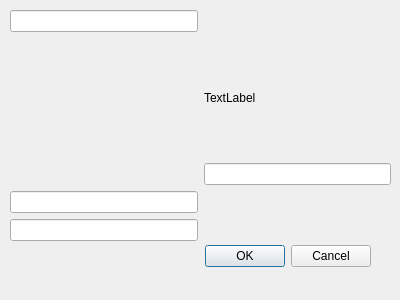
<?xml version="1.0" encoding="UTF-8"?>
<ui version="4.0">
 <class>Dialog</class>
 <widget class="QDialog" name="Dialog">
  <property name="geometry">
   <rect>
    <x>0</x>
    <y>0</y>
    <width>400</width>
    <height>300</height>
   </rect>
  </property>
  <property name="windowTitle">
   <string>Dialog</string>
  </property>
  <widget class="QDialogButtonBox" name="buttonBox">
   <property name="geometry">
    <rect>
     <x>30</x>
     <y>240</y>
     <width>341</width>
     <height>32</height>
    </rect>
   </property>
   <property name="orientation">
    <enum>Qt::Horizontal</enum>
   </property>
   <property name="standardButtons">
    <set>QDialogButtonBox::Cancel|QDialogButtonBox::Ok</set>
   </property>
  </widget>
  <widget class="QWidget" name="gridLayoutWidget">
   <property name="geometry">
    <rect>
     <x>10</x>
     <y>10</y>
     <width>381</width>
     <height>231</height>
    </rect>
   </property>
   <layout class="QGridLayout" name="gridLayout">
    <item row="4" column="0">
     <widget class="QLineEdit" name="lineEdit_3"/>
    </item>
    <item row="5" column="0">
     <widget class="QLineEdit" name="lineEdit_2"/>
    </item>
    <item row="0" column="0">
     <widget class="QLineEdit" name="lineEdit"/>
    </item>
    <item row="1" column="1">
     <widget class="QLabel" name="label">
      <property name="text">
       <string>TextLabel</string>
      </property>
     </widget>
    </item>
    <item row="2" column="1">
     <widget class="QLineEdit" name="lineEdit_4"/>
    </item>
   </layout>
  </widget>
 </widget>
 <resources/>
 <connections>
  <connection>
   <sender>buttonBox</sender>
   <signal>accepted()</signal>
   <receiver>Dialog</receiver>
   <slot>accept()</slot>
   <hints>
    <hint type="sourcelabel">
     <x>248</x>
     <y>254</y>
    </hint>
    <hint type="destinationlabel">
     <x>157</x>
     <y>274</y>
    </hint>
   </hints>
  </connection>
  <connection>
   <sender>buttonBox</sender>
   <signal>rejected()</signal>
   <receiver>Dialog</receiver>
   <slot>reject()</slot>
   <hints>
    <hint type="sourcelabel">
     <x>316</x>
     <y>260</y>
    </hint>
    <hint type="destinationlabel">
     <x>286</x>
     <y>274</y>
    </hint>
   </hints>
  </connection>
 </connections>
</ui>
